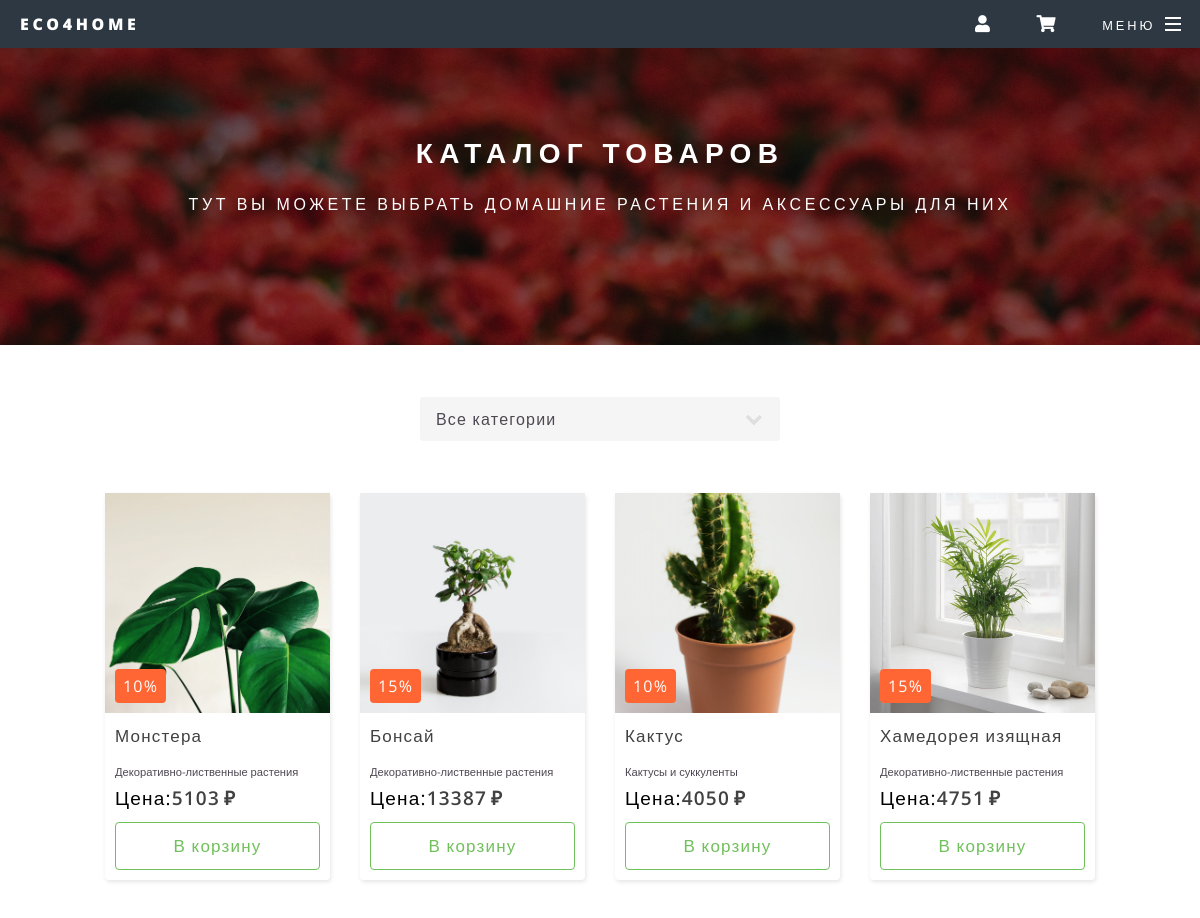
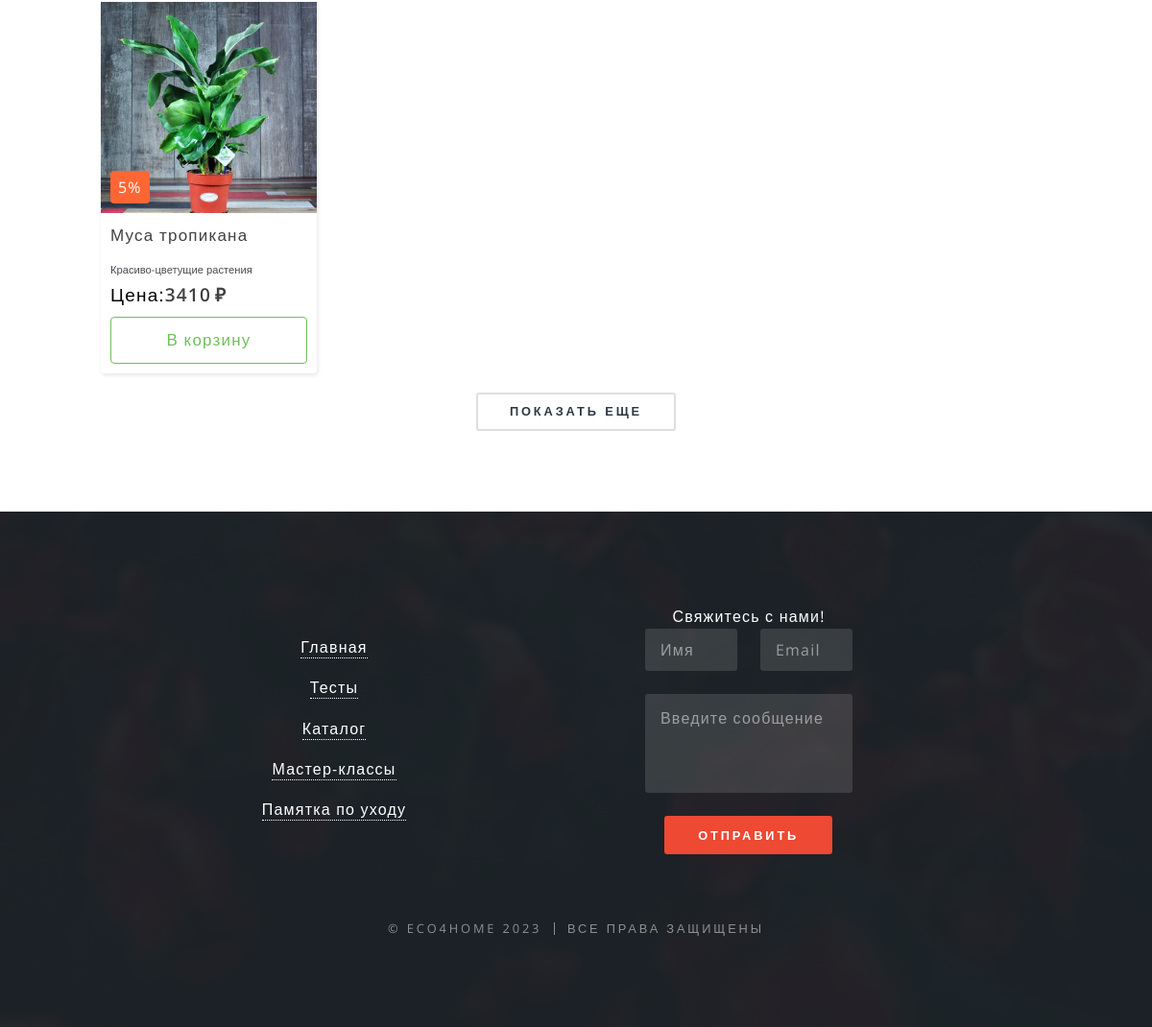
Page /catalog/ on the committed database (2 pictures, top to bottom).
### main_home/models.py (models this page shows, shortened)
class Plant(models.Model):
    tips = {
        ('Декоративно-лиственные растения', 'Декоративно-лиственные растения'),
        ('Красиво-цветущие растения', 'Красиво-цветущие растения'),
        ('Кактусы и суккуленты', 'Кактусы и суккуленты'),
    }
    name_plant = models.CharField(max_length=200, verbose_name='Название')
    type_plant = models.CharField(choices=tips, max_length=50, verbose_name='Вид растения')
    price_plant = models.IntegerField(verbose_name='Цена',
                                      validators=[
                                          MinValueValidator(1),
                                      ]
                                      )
    img_plant = models.ImageField(blank=True, upload_to='media', verbose_name='Картинка товара')
    text_plant = models.TextField(verbose_name='Описание товара')
    sale_plant = models.IntegerField(blank=True,
                                     verbose_name='Процент скидки',
                                     default=0,
                                     validators=[
                                         MaxValueValidator(100),
                                         MinValueValidator(0),
                                     ]
                                     )
    def get_sale(self):
        new_price = int(self.price_plant * (100 - self.sale_plant) / 100)
        return new_price

### products/views.py (the view)
# urls.py: path('', PlantsListView.as_view(), name='catalog'),
class PlantsListView(ListView):
    model = Plant
    template_name = 'products/catalog.html'
    context_object_name = 'items'
    paginate_by = 5

### products/templates/products/catalog.html (shortened to what this page needs)
{% extends 'main_site/layout.html' %}
{% block section_one %}
<article id="main">
	<header>
		<h2>Каталог товаров</h2>
		<p>Тут вы можете выбрать домашние растения и аксессуары для них</p>
	</header>
	<section class="wrapper style5" style="padding: 2em 0 4em 0">
			<div id="category-select" style="padding: 0 0 2em 0">
			  <select id="category" style="width: 30%; margin: 20px auto;">
				<option value="all">Все категории</option>
			  </select>
			</div>
		<div id="products">
		<div id='cards' class="cards">
			{% for item in items %}
			<div class="card" data-category="{{ item.type_plant }}">
				<div id="card-{{ item.name_plant }}" class="card__top">
					<a href="{% url 'product' item.id %}" class="card__image">
						<img src="{{ item.img_plant.url }}" alt="{{ item.name_plant }}">
					</a>
					{% if item.sale_plant != 0 %}
					<div class="card__label">{{ item.sale_plant }}%</div>
					{% endif %}
				</div>
				<div class="card__bottom">
					<a href="{% url 'product' item.id %}" class="card__title">
						{{ item.name_plant }}
					</a>
					<h7>{{ item.type_plant }}</h7>
					<div class="card__prices">
						{% if item.sale_plant != 0 %}
						<div class="card__price card__price--discount">{{ item.get_sale }}</div>
						{% endif %}
					</div>
					<a href="#" class="card__add">В корзину</a>
				</div>
			</div>
			{% endfor %}
		</div>
		</div>
			<button id="loadMoreButton" class="button__fit">Показать еще</button>
	</section>
</article>
{% endblock %}

### rows in the picture
Plant: img_plant (picture), sale_plant "10", name_plant "Монстера", type_plant "Декоративно-лиственные растения", get_sale "5103"
Plant: img_plant (picture), sale_plant "15", name_plant "Бонсай", type_plant "Декоративно-лиственные растения", get_sale "13387"
Plant: img_plant (picture), sale_plant "10", name_plant "Кактус", type_plant "Кактусы и суккуленты", get_sale "4050"
Plant: img_plant (picture), sale_plant "15", name_plant "Хамедорея изящная", type_plant "Декоративно-лиственные растения", get_sale "4751"
Plant: img_plant (picture), sale_plant "5", name_plant "Муса тропикана", type_plant "Красиво-цветущие растения", get_sale "3410"
